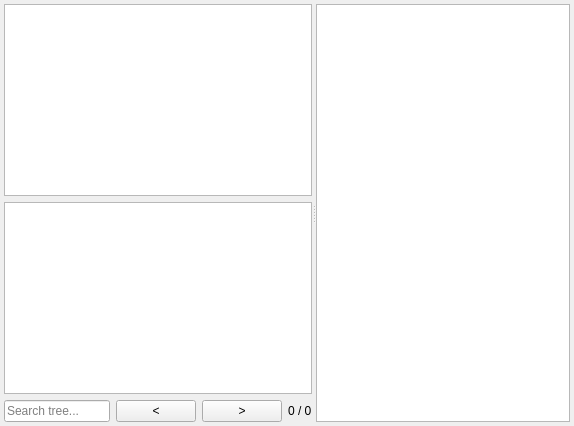
<?xml version="1.0" encoding="UTF-8"?>
<ui version="4.0">
 <class>CalibreTextDock</class>
 <widget class="QDockWidget" name="CalibreTextDock">
  <property name="windowTitle">
   <string>RDB Viewer</string>
  </property>
  <widget class="QWidget" name="dockWidgetContents">
   <layout class="QVBoxLayout" name="dock_layout">
    <property name="leftMargin"><number>4</number></property>
    <property name="topMargin"><number>4</number></property>
    <property name="rightMargin"><number>4</number></property>
    <property name="bottomMargin"><number>4</number></property>
    <item>
     <widget class="QSplitter" name="splitter">
      <property name="orientation"><enum>Qt::Horizontal</enum></property>
      <widget class="QWidget" name="navigation_widget">
       <layout class="QVBoxLayout" name="navigation_layout">
        <property name="leftMargin"><number>0</number></property>
        <property name="topMargin"><number>0</number></property>
        <property name="rightMargin"><number>0</number></property>
        <property name="bottomMargin"><number>0</number></property>
        <item>
         <widget class="QTableView" name="chip_name_table_view"/>
        </item>
        <item>
         <widget class="QTreeView" name="rdb_tree_view"/>
        </item>
        <item>
         <layout class="QHBoxLayout" name="search_layout">
          <item>
           <widget class="QLineEdit" name="search_edit">
            <property name="placeholderText"><string>Search tree...</string></property>
           </widget>
          </item>
          <item>
           <widget class="QPushButton" name="prev_btn">
            <property name="text"><string>&lt;</string></property>
           </widget>
          </item>
          <item>
           <widget class="QPushButton" name="next_btn">
            <property name="text"><string>&gt;</string></property>
           </widget>
          </item>
          <item>
           <widget class="QLabel" name="search_index_label">
            <property name="text"><string>0 / 0</string></property>
           </widget>
          </item>
         </layout>
        </item>
       </layout>
      </widget>
      <widget class="QTableView" name="coordinate_table_view"/>
     </widget>
    </item>
   </layout>
  </widget>
 </widget>
 <resources/>
 <connections/>
</ui>
